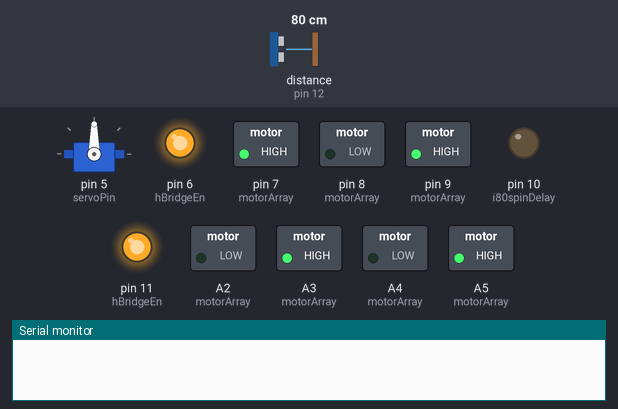
A sketch run on a simulated Arduino Uno, built with avr-gcc and run on an emulated ATmega328P. Shown: servo, switched loads named in the sketch (green lamp = pin HIGH), output pins drawn as LEDs (lit = HIGH), the last lines printed to the serial monitor. Wiring (inferred from the names in the program): ultrasonic range finder: trigger pin 13; echo pin 12. Dashed ring = blinking. Inputs (shaded band) come from the test bench; at power-on: distance to the obstacle (sensor on pin 12) 80 cm. The echo pulse lasts 58.3 µs per cm; pins used as bus, display or sensor lines are not drawn.

Above: at 0.01 s.
1.3 s: distance to the obstacle (sensor on pin 12) set to 29 cm
At 2.4 s:
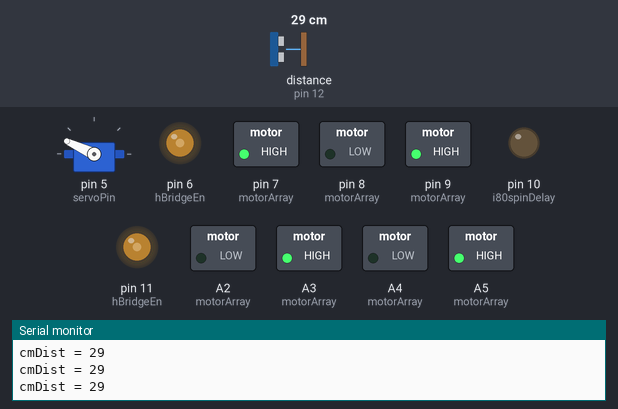
4.3 s: distance to the obstacle (sensor on pin 12) set to 22 cm
At 5.46 s:
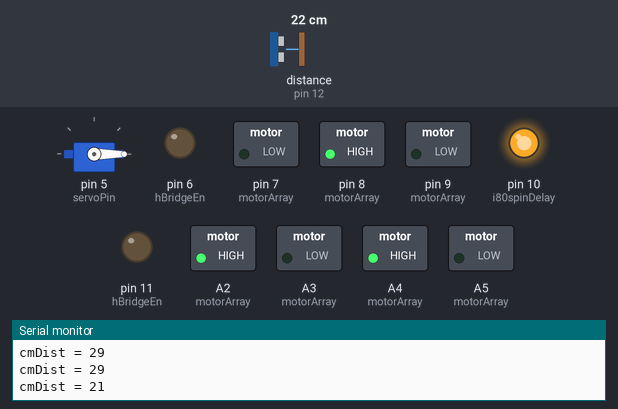
7.3 s: distance to the obstacle (sensor on pin 12) set to 60 cm
At 8.3 s:
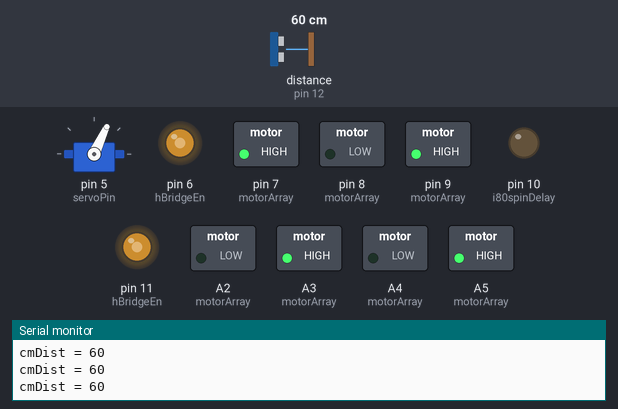
10.3 s: distance to the obstacle (sensor on pin 12) set to 95 cm
At 11.1 s:
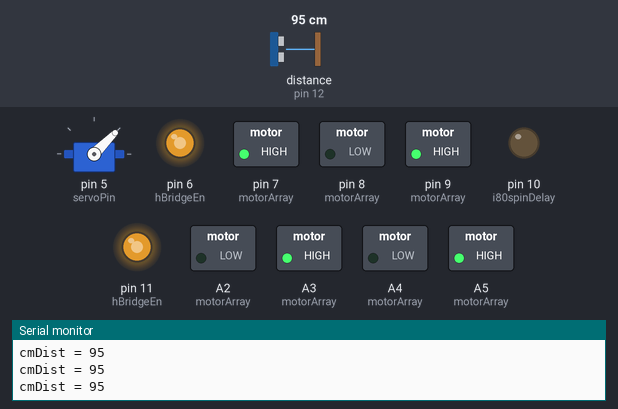
13.3 s: distance to the obstacle (sensor on pin 12) set to 104 cm
At 16.2 s:
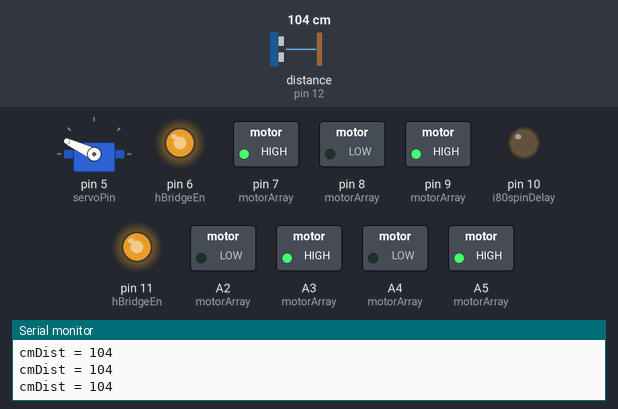
16.3 s: distance to the obstacle (sensor on pin 12) set to 2 cm
At 17.0 s:
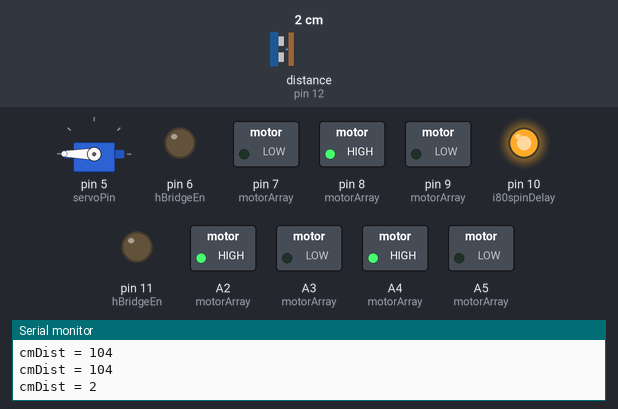
Timing chart, 0 to 20.3 s (numbered marks = the images above; inputs shaded):
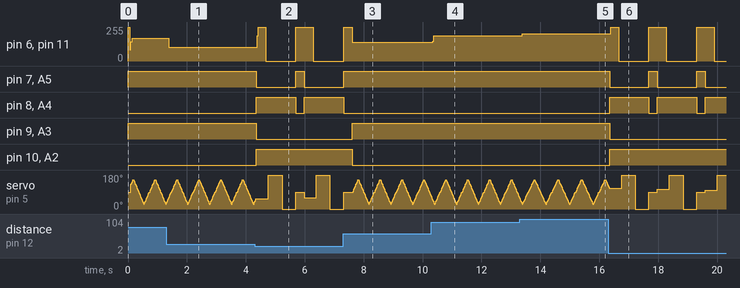

The sketch:

Car_Project_AFTER_MPU.ino
```cpp
// David Garrett
// 12-15-21
// Car Project

// Goal: Car drives forward and avoids obstacles
// What the car does: Drives forward. Stops when gets too close to object. Reverse/Turn. Drives forward and repeats cycle.
// Arduino Enables two h-bridges which drives two motors/tires each. Also chooses if tires spin forward, backwards, or stop
// Ping Sensor measures distance in front of car.
// Servo motor turns the ping sensor. Determines if objects are close on left and right side of car


#include <Servo.h>  // includes servo header

#define ArrayLength(x) (sizeof(x) / sizeof(x[0]))  // Determines the length of arrow

void setup();
void loop();
void i80spin();
void pingStop();
void wheelSpeed();
int i80spinNoSpin();
void rightBack(int rateBackFunc);
void leftBack(int rateBackFunc);
void forward4(int rateRightFunc, int rateLeftFunc);
void off();
int ping();
int threePing();
void trigger();
int pingHighVal();

//////////////////////////////////
//FRONT IN1/IN2 ---- Front Right Tire
//When IN1 HIGH/IN2 LOW --- Forward

//FRONT IN3/IN4 --- Front Left Tire
//When IN3 HIGH/IN4 LOW - Forward

//Back IN1 IN2 ---- Back Right Tire
//IN1 High IN2 Low --- Forward

//Back IN3/IN Back Right Tire
//When IN4 High, IN3 Low -- Forward

///// IN1/2  === RIGHT SIDE
///// IN3/4  === LEFT SIDE
///////////////////////////////////////

// pins for the h-bridge
int motorIn1Front = A5;
int motorIn2Front = A4;
int motorIn3Front = A3;
int motorIn4Front = A2;
int hBridgeEnRight = 6;
int motorIn1Back = 7;
int motorIn2Back = 8;
int motorIn3Back = 9;
int motorIn4Back = 10;
int hBridgeEnLeft = 11;

// Array for motor pins
int motorArray[] = {motorIn1Front, motorIn2Front, motorIn3Front, motorIn4Front,
                    motorIn1Back, motorIn2Back, motorIn3Back, motorIn4Back
                   };
// Array for EN pin for right and left side of tires
int hBridgeEn[] = {hBridgeEnRight, hBridgeEnLeft};

// declarations/pin values for servo
int servoPin = 5;
int pause = 11;
Servo myServo; // creates object myServo
// SERVO --- RED 5V, ORANGE SIG, BROWN GND

// declaration/pin values for ping sensor
int echo = 12;
int trig = 13;
int echoVal;

int ping1 = 200;
int ping2 = 200;
int ping3 = 200;
int ping4 = 200;

int stopCmDist = 25;

int rate = 150; // step of motor
int rateLeft = 150;
int rateRight = 150;
int rateBack = 255;

int mapFuncCmMin = 30;
int mapFuncCmMax = 100;
int mapFuncLowSpeed = 100;
int mapFuncHighSpeed = 200;

int backSpinDelay = 280;
int straightBackDelay = 310;

int cmLeft = 30;
int cmRight = 30;
int cmForward = 30;

int center = 90;
int iLeft = 120;
int iLeftMax = 155;
int iRight = 60;
int iRightMax = 25;
int i180spinSpeed = 5;
int i80spinDelay = 10;
int i80spinDelayForward = 150;


void setup() {

  // set pinmode to output for all the motor pins
  for (int i = 0; i < ArrayLength(motorArray); i++) {
    pinMode(motorArray[i], OUTPUT);
  }

  myServo.attach(servoPin); // servo pin
  myServo.write(90);  // centers servo

  // Ping Sensor Pins
  pinMode(trig, OUTPUT);
  pinMode(echo, INPUT);

  forward4(255); // makes the motors work properly, needs to be high speed before going slow

  delay(50);

  Serial.begin(9600);

}

void loop() {
  forward4(rate); // drives forward
  i80spin(); // spins servo, pings, stops if ping sensor too close to object


}

void i80spin() {  // Spins servo 60 degrees back and forth
  for (int i = center; i <= iLeftMax; i += i180spinSpeed) { // Each number i represents a degree the servo can spin
    // left spin
    myServo.write(i); // turn servo
    pingStop(); // ping sensor
  }

  for ( int i = iLeftMax; i >= iRightMax; i -= i180spinSpeed) { // Each number i represents a degree the servo can spin
    // right spin
    myServo.write(i); // tern servo
    pingStop(); // ping sensor
  }
    for (int i = iRightMax; i <= center; i += i180spinSpeed) { // Each number i represents a degree the servo can spin
    // back to middle
    myServo.write(i); // tern servo
    pingStop(); // ping sensor
  }
}

void pingStop() {
  int cmDist = threePing(); // figures out the distance in centimeter
  Serial.print("cmDist = ");
  Serial.println(cmDist);
  int forMapFunction = cmDist; // new value for map function
  if ( forMapFunction > mapFuncHighSpeed ) { // map function doesn't work without this if statement
    forMapFunction = mapFuncHighSpeed;       // maximum value is 400. Car won't run if value goes above 400 with map function
  }
  rate = map(forMapFunction, mapFuncCmMin, mapFuncCmMax, mapFuncLowSpeed, mapFuncHighSpeed); // 30cm = only 75 speed, 400cm = 200 speed

  if (cmDist >stopCmDist ) { // if distance greater than 40cm, go forward
    forward4(rate);
  } else { // below 40 cm
    straightBack(rateBack);
    off(); // turn off
    // int PingVal = i80spinNoSpin(); // figure out if object is closer to left or right side of car
    int PingVal = i80spinSimple();
    if (PingVal == 1) { // if left, turn right. If right, turn left
      rightBack(rateBack);
    } else {
      leftBack(rateBack);
    }
    delay(10);
    forward4(rate); // go forward again

  }
}

int i80spinSimple() {
  off(); // makes the car stop moving
  int cmDistLeftHighestVal = 0;
  int cmDistRightHighestVal = 0;

  //////////////////////
  // Figures out which way to turn.
  // measure the ping on left and right side of car

  // turn ping sensor left

  myServo.write(180);
  delay(450);
  int cmDistLeft = threePing();
  delay(10);


  myServo.write(0);
  delay(450);
  int cmDistRight = threePing();
  delay(10);

  ///////////////////

  myServo.write(90);

  // highest ping on both right and left side gets compared
  // based on the highest ping, it'll either turn left or right

  if ( cmDistLeftHighestVal > cmDistRightHighestVal ) {
    return 1;
  } else {
    return 0;
  }
}

int i80spinNoSpin() {  // Spings servo 180 degrees back and forth and pings

  off(); // makes the car stop moving
  int cmDistLeftHighestVal = 0;
  int cmDistRightHighestVal = 0;

  //////////////////////
  // Figures out which way to turn.
  // measure the ping on left and right side of car

  // turn ping sensor left

  for (int i = 150; i <= 179; i += 3) { // Each number i represents a degree the servo can sping
    myServo.write(i);
    delay(10);
    int cmDistLeft = threePing();
    if (cmDistLeft > cmDistLeftHighestVal) {
      cmDistLeftHighestVal = cmDistLeft;
    }
  }


  myServo.write(90);
  delay(40);

  // turns ping sensor right and pings
   for ( int i = 30; i >= 0; i -= 3) { // Each number i represents a degree the servo can sping/
    myServo.write(i);
    delay(10);
    int cmDistRight = threePing();
    if (cmDistRight > cmDistRightHighestVal) {
      cmDistRightHighestVal = cmDistRight;
    }
    delay(10);
  }

  ///////////////////

  myServo.write(90);
  delay(1);

  // highest ping on both right and left side gets compared
  // based on the highest ping, it'll either turn left or right

  if ( cmDistLeftHighestVal > cmDistRightHighestVal ) {
    return 1;
  } else {
    return 0;
  }
}

void straightBack(int rateBack) {
  for (int i = 0; i < ArrayLength(hBridgeEn); i++) {
    digitalWrite(hBridgeEn[i], LOW);
  }
  for (int i = 0; i < ArrayLength(motorArray); i = i + 4) { // only writes to left tires
    digitalWrite(motorArray[i], LOW);
    digitalWrite(motorArray[i + 1], HIGH);
    digitalWrite(motorArray[i + 2], LOW);
    digitalWrite(motorArray[i + 3], HIGH);
  }
  for (int i = 0; i < ArrayLength(hBridgeEn); i++) {
    analogWrite(hBridgeEn[i], rateBack);
  }
  delay(straightBackDelay);

}

void rightBack(int rateBack) { // makes the car turn right, only spins the left tires

  for (int i = 0; i < ArrayLength(hBridgeEn); i++) {
    digitalWrite(hBridgeEn[i], LOW);
  }
  for (int i = 0; i < ArrayLength(motorArray); i = i + 4) { // only writes to left tires
    digitalWrite(motorArray[i], LOW);
    digitalWrite(motorArray[i + 1], HIGH);
    digitalWrite(motorArray[i + 2], HIGH);
    digitalWrite(motorArray[i + 3], LOW);
  }
  for (int i = 0; i < ArrayLength(hBridgeEn); i++) {
    analogWrite(hBridgeEn[i], rateBack);
  }
  delay(backSpinDelay);
}


void leftBack(int rateBack) { // makes the car turn left, only spins the right tires

  for (int i = 0; i < ArrayLength(hBridgeEn); i++) {
    digitalWrite(hBridgeEn[i], LOW);
  }
  for (int i = 0; i < ArrayLength(motorArray); i = i + 4) { // only writes to right tires
    digitalWrite(motorArray[i], HIGH);
    digitalWrite(motorArray[i + 1], LOW);
    digitalWrite(motorArray[i + 2], LOW);
    digitalWrite(motorArray[i + 3], HIGH);
  }
  for (int i = 0; i < ArrayLength(hBridgeEn); i++) {
    analogWrite(hBridgeEn[i], rateBack);
  }
  delay(backSpinDelay);
}

void forward4(int rate) { // makes all the tires go forward
  for (int i = 0; i < ArrayLength(hBridgeEn); i++) {
    digitalWrite(hBridgeEn[i], LOW);
  }
  for (int i = 0; i < ArrayLength(motorArray); i = i + 2) {
    digitalWrite(motorArray[i], HIGH);
    digitalWrite(motorArray[i + 1], LOW);
  }
  for (int i = 0; i < ArrayLength(hBridgeEn); i++) {
    analogWrite(hBridgeEn[i], rate);
  }
}

void off() { // Shuts off all the tires
  for (int i = 0; i < ArrayLength(hBridgeEn); i++) {
    digitalWrite(hBridgeEn[i], LOW);
  }
  for (int i = 0; i < ArrayLength(motorArray); i = i + 2) {
    digitalWrite(motorArray[i], LOW);
    digitalWrite(motorArray[i], LOW);
  }
  for (int i = 0; i < ArrayLength(hBridgeEn); i++) {
    analogWrite(hBridgeEn[i], 0);
  }
  delay(50);
}


void boom() {  // Function prints out the distance of ping sensor
  int distance = ping();
  Serial.print("\nThe Distance is ");
  Serial.print(distance);
  Serial.print(" centimeters.");
}

int ping() { // function converts value from ping sensor to distance in centimeter
  long pingTime;
  trigger(); // triggers ping
  pingTime = pulseIn(echo, HIGH);  // value from the ping
  return ((pingTime / 29) / 2);  // returns value apprx in centermeter
  // 343 m/s and or 34.3 cm/ms -- speed of sound
  // ping sensor measures echo, time for echo return equals the amount of distance
}

int threePing() {
  ping4 = ping3;
  ping3 = ping2;
  ping2 = ping1;
  ping1 = ping();

  if ( ping3 < stopCmDist && ping2 < stopCmDist && ping1 < stopCmDist && ping4 < stopCmDist ) {
    return ping1;
  } else if ( ping2 > ping3 && ping2 > ping3) {
    return ping2;
  } else if ( ping3 > ping4 ) {
    return ping3;
  } else {
    return ping4;
  }


}

void trigger() {  // triggers the ping sensor
  digitalWrite(trig, LOW);
  delayMicroseconds(2);
  digitalWrite(trig, HIGH);
  delayMicroseconds(2);
  digitalWrite(trig, LOW);
}

//int spinCheckDist(int firstI, int SecondI, int thirdI  ) {
//  for ( int i = firstI; i >= secondI; i = i + thirdI) { // Each number i represents a degree the servo can sping/
//    myServo.write(i);
//    delay(10);
//    int cmDistRight = threePing();
//    if (cmDistRight > cmDistRightHighestVal) {
//      cmDi
//}
```

Measured:
- the behaviour switches between 26 and 25 cm on distance to the obstacle (sensor on pin 12) (found by bisection; images 1 and 2)
- the behaviour switches between 99 and 100 cm on distance to the obstacle (sensor on pin 12) (found by bisection; images 4 and 5)
- after the input at 1.3 s, pin 6 (hBridgeEn), pin 11 (hBridgeEn): 170/255 → 102/255 after 0.08 s
- after the input at 4.3 s, pin 6 (hBridgeEn): 102/255 → 255/255 after 0.08 s, → 0/255 0.29 s later, → 255/255 1.0 s later, → 0/255 0.60 s later; pin 7 (motorArray): HIGH → LOW after 0.06 s, → HIGH 1.3 s later, → LOW 0.29 s later
- after the input at 7.3 s, pin 7 (motorArray), A5 (motorArray): goes on until 7.3 s, then stays HIGH; pin 8 (motorArray), A4 (motorArray): goes on until 7.3 s, then stays LOW; pin 9 (motorArray), A3 (motorArray): LOW → HIGH after 0.31 s; pin 10 (i80spinDelay), A2 (motorArray): HIGH → LOW after 0.31 s
- after the input at 10.3 s, pin 6 (hBridgeEn), pin 11 (hBridgeEn): 142/255 → 191/255 at once
- after the input at 13.3 s, pin 6 (hBridgeEn), pin 11 (hBridgeEn): 191/255 → 204/255 after 0.08 s
- after the input at 16.3 s, pin 6 (hBridgeEn): 204/255 → 255/255 after 0.08 s, then repeats every 1.6 s: 0/255 1.0 s, 255/255 0.60 s; pin 7 (motorArray): alternates HIGH for 0.29 s and LOW for 1.3 s, starting after 0.05 s
